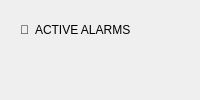
<?xml version="1.0" encoding="UTF-8"?>
<ui version="4.0">
 <class>AlarmDetail</class>
 <widget class="QWidget" name="AlarmDetail">
         <property name="minimumSize">
             <size>
              <width>0</width>
              <height>100</height>
             </size>
            </property>
            <layout class="QVBoxLayout" name="verticalLayout_6">
             <item>
              <widget class="QWidget" name="alarmDetailTitle" native="true">
               <layout class="QHBoxLayout" name="horizontalLayout_3">
                <item>
                 <widget class="QLabel" name="alarmLogo">
                  <property name="text">
                   <string>🔔</string>
                  </property>
                 </widget>
                </item>
                <item>
                 <widget class="QLabel" name="alarmDetailTitle_2">
                  <property name="text">
                   <string>ACTIVE ALARMS</string>
                  </property>
                 </widget>
                </item>
                <item>
                 <spacer name="horizontalSpacer_3">
                  <property name="orientation">
                   <enum>Qt::Orientation::Horizontal</enum>
                  </property>
                  <property name="sizeHint" stdset="0">
                   <size>
                    <width>40</width>
                    <height>20</height>
                   </size>
                  </property>
                 </spacer>
                </item>
               </layout>
              </widget>
             </item>
             <item>
              <widget class="QWidget" name="alarmContent" native="true"/>
             </item>
            </layout>
 </widget>
 <resources/>
 <connections/>
</ui>
